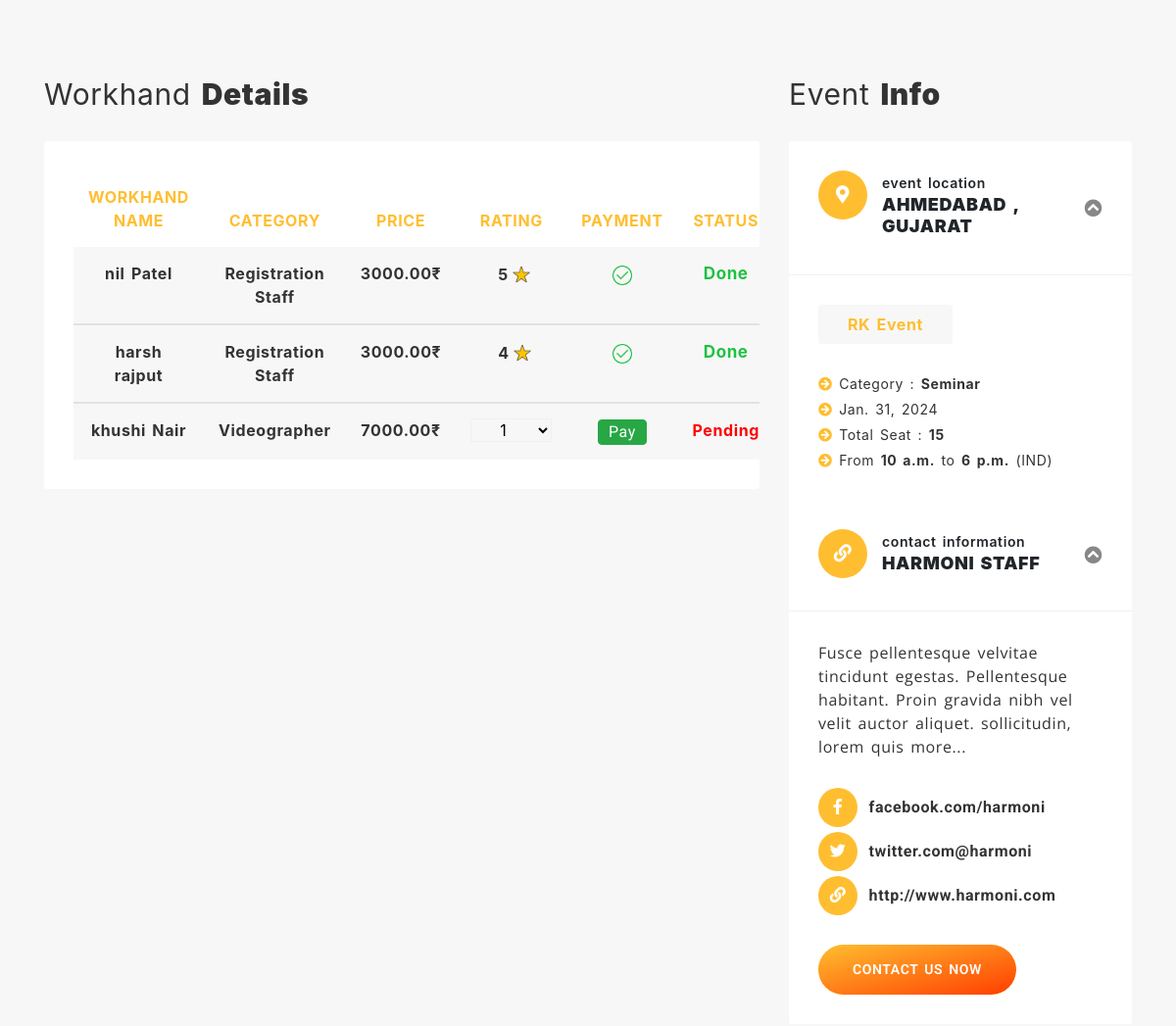
The page /payment/youth-forum-presents-leadership-and-team-building-seminar-f932 (signed in, middle part) on the database as committed earlier.
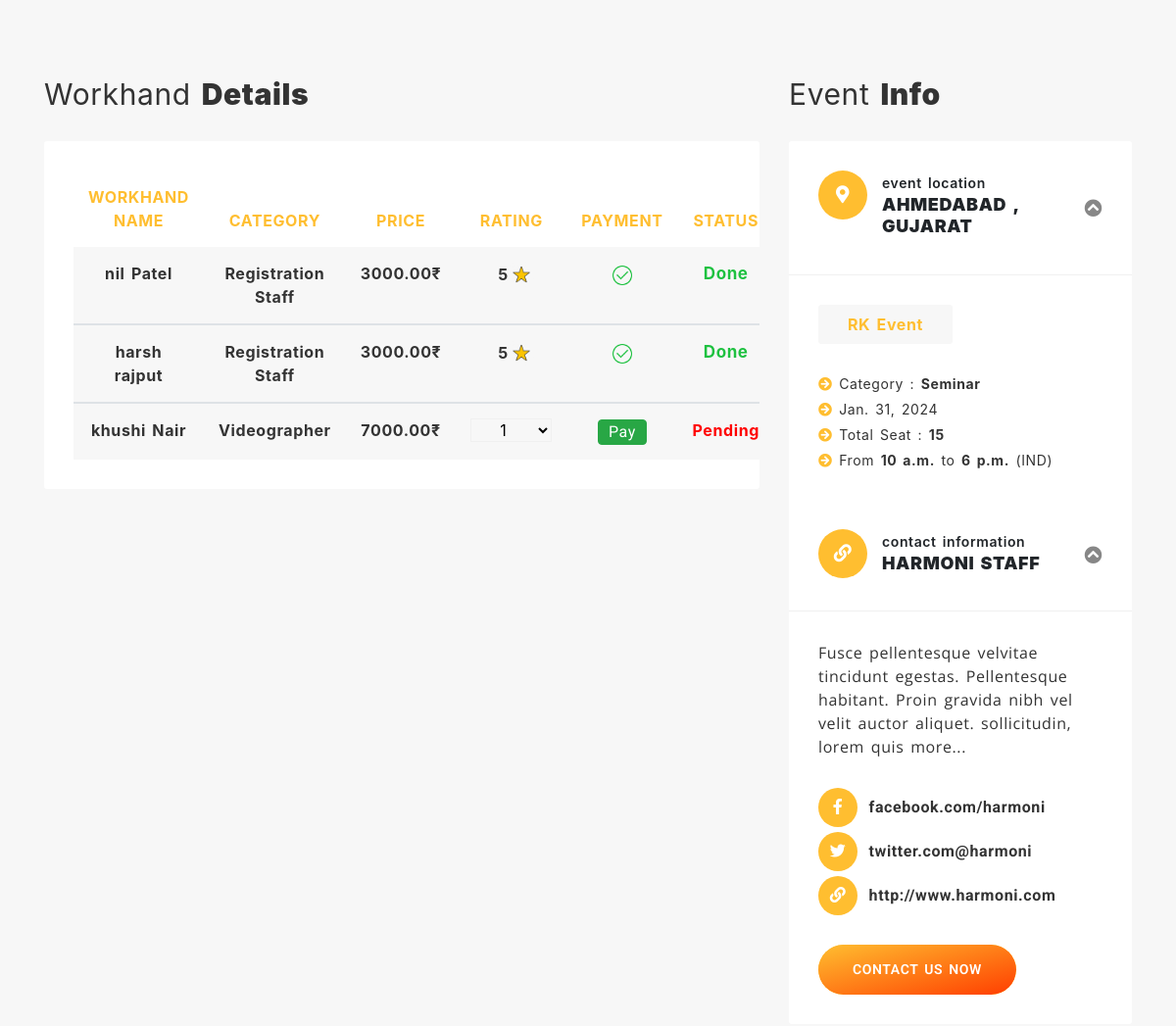
The same page on the database as committed later.
### event_data/models.py (models this page shows, shortened)
class Event_Registrations(models.Model):
    registration_date = models.DateField(default=datetime.now)
    event_workhand_id = models.ForeignKey('Event_workhand' , on_delete=models.CASCADE , default=None)
    workhand_id = models.ForeignKey('Workhand',on_delete=models.CASCADE)
    registration_status = models.BooleanField(default=False)
    event_id = models.ForeignKey('Event' , on_delete=models.CASCADE)
    company_id = models.ForeignKey('Company' , on_delete=models.CASCADE)
    rating = models.IntegerField(choices=RATING,default=0)
    payment_status = models.BooleanField(default=False)
    payment_date = models.DateField(default=datetime.now)

class Workhand(models.Model):
    first_name = models.CharField(max_length=255)
    last_name = models.CharField(max_length=255)
    email = models.EmailField()
    contact_number = models.CharField(max_length=12)
    street_address = models.CharField(max_length=200)
    city_id = models.ForeignKey('City', on_delete=models.CASCADE)
    state_id = models.ForeignKey('State' , on_delete=models.CASCADE)
    profilePic_path = models.ImageField(default = 'default.jpg' , upload_to = 'workhand_img/')
    Workhand_category_id = models.ForeignKey('Workhand_category' , on_delete=models.CASCADE)
    avg_rating = models.IntegerField(default=0, validators=[MaxValueValidator(5),MinValueValidator(1)])
    User_id = models.ForeignKey('auth.User',  on_delete=models.CASCADE)
    def __str__(self):
        return f"{self.first_name} {self.last_name}"

class Event_workhand(models.Model):
    Workhand_category_id = models.ForeignKey('Workhand_category' , on_delete=models.CASCADE)
    number_of_workhand = models.IntegerField(default=11)
    price = models.DecimalField(max_digits=10, decimal_places=2 , default = None)
    event_id = models.ForeignKey('Event' , on_delete=models.CASCADE)
    def __str__(self):
        return self.Workhand_category_id.workhand_category_name

class Workhand_category(models.Model):
    workhand_category_name = models.CharField(max_length=50)

class Event(models.Model):
    event_name = models.CharField(max_length=255)
    description = RichTextField(null=True)
    start_datetime = models.DateTimeField(default = datetime.now)
    end_datetime = models.DateTimeField(default=datetime.now)
    total_workhand = models.IntegerField(default=11)
    total_price = models.IntegerField(null=True)
    street_address = models.CharField(max_length=250)
    city_id = models.ForeignKey('City', on_delete=models.CASCADE)
    state_id = models.ForeignKey('State' , on_delete=models.CASCADE)
    event_category_id = models.ForeignKey('Event_category',on_delete=models.CASCADE,default=False)
    event_subcategory_id = models.ForeignKey('Event_subcategory',on_delete=models.CASCADE,null=True)
    company_id = models.ForeignKey('company',on_delete=models.CASCADE,default=False)
    slug = models.SlugField(unique = True , null=True , blank=True , max_length=100) #if any issue with slug try blank=true

class City(models.Model):
    city_name = models.CharField(max_length=255)
    state_id = models.ForeignKey('State' ,  on_delete=models.CASCADE)
    def __str__(self):
        return self.city_name

class State(models.Model):
    state_name = models.CharField(max_length=255)
    def __str__(self):
        return self.state_name

class Company(models.Model):
    name = models.CharField(max_length=255)
    email = models.EmailField()
    contact_number = models.CharField(max_length=12)
    street_address = models.CharField(max_length=200)
    city_id = models.ForeignKey('City', on_delete=models.CASCADE)
    state_id = models.ForeignKey('State' , on_delete=models.CASCADE)
    companyLogo_path = models.ImageField(default='default.jpg' , upload_to = 'company_img/')
    description = models.TextField(default=None)
    User_id = models.ForeignKey('auth.User', on_delete=models.CASCADE)
    def __str__(self):
        return self.name

class Event_subcategory(models.Model):
    Event_subcategory_name = models.CharField(max_length=100)
    Event_Category_id = models.ForeignKey('Event_Category' , on_delete=models.CASCADE)
    def __str__(self):
        return self.Event_subcategory_name

### company/views.py (the view)
# urls.py: path("payment/<slug>",views.payment , name="payment"),
@login_required(login_url="/accounts/login/")
@user_passes_test(lambda u: u.is_staff, login_url='/404-error/')
def payment(request,slug):
    event = Event.objects.get(slug=slug)
    Registered_workhand = Event_Registrations.objects.filter(event_id=event , registration_status=True)
    total_price = 0
    for i in Registered_workhand:
        total_price += i.event_workhand_id.price
    context = {
        'event' : event,
        'workhands' : Registered_workhand,
        'total_price' : total_price,
    }
    return render(request,'vendor/payment.html',context)

### templates/vendor/payment.html (shortened to what this page needs)
{% extends 'user/base.html' %}
{% load static %}
{% block content %}
		<section id="booking-section" class="booking-section bg-gray-light sec-ptb-100 clearfix">
			<div class="container">
				<div class="row">
					<div class="col-lg-8 col-md-12 col-sm-12">
						<div class="booking-content-wrapper">
							<div class="order-summary mb-50">
								<div class="section-title mb-30">
									<h2 class="big-title">Workhand <strong>Details</strong></h2>
								</div>
								<div class="order-summary-table table-responsive">
									{% if event.company_id.User_id == request.user %}
									<table class="table text-center">
										<thead>
											<tr>
												<th scope="col">Workhand Name</th>
												<th scope="col">Category</th>
												<th scope="col">Price</th>
												<th scope="col">rating</th>
												<th scope="col">Payment</th>
												<th scope="col">Status</th>
											</tr>
										</thead>
										<form id="razorpay-form" action="{% url 'payment' slug=event.slug %}" method="POST">
											{% for i in workhands %}
												<tbody>
														<tr class="bg-gray-light">
														<th scope="row">{{i.workhand_id}}</th>
														<td>{{i.event_workhand_id}}</td>
														<td>{{i.event_workhand_id.price}}₹</td>
														{% if  i.payment_status %}
															<td style="display: flex; align-items: center; margin-left: 28px;">
																{{ i.rating }}
																<img src="{% static 'assets/images/rating/rate.png' %}" alt="Rating Image" style="max-width: 26px; max-height: 28px;">
															</td>
														{% else %}
														<td>
															<select name="rate" id="rate" class="form-item" style="max-width:100%; background-color: #f7f7f7; border-color: #f0f0f0; padding: 0px 25px;">
																	<option value="1">1</option>
															</select>
														</td>
														{% endif %}
														{% if  i.payment_status %}
														<td><img src="{% static 'assets/images/success/payment_success.png' %}" alt="" style="max-width:25%;"></td>
														{% else %}
														<td><a id="rzp-button{{i.id}}" class="btn btn-success p-0" style="width:50px; height=40px; color:white;">Pay</a></td>
														{% endif %}
														{% if  i.payment_status %}
														<td style="color:#1EC140; font-size:17px;">Done</td>
														{% else %}
														<td style="color:Red">Pending</td>
														{% endif %}
														</tr>
													{% endfor %}
													</form>
										{% endif %}
									</table>
								</div>
							</div>
						<div>
							<div class="reg-info mb-10">
								<div class="row">
							</div>
								</div>
							</div>
						</div>
					</div>
					<div class="col-lg-4 col-md-12 col-sm-12">
						<div class="sidebar-section">
							<div class="section-title mb-30">
								<h2 class="big-title">event <strong>info</strong></h2>
							</div>
							<div class="location-wrapper bg-white">
								<div class="title-wrapper">
									<small class="up-arrow-icon">
										<i class="fas fa-chevron-circle-up"></i>
									</small>
									<span class="icon">
										<i class="fas fa-map-marker-alt"></i>
									</span>
									<div class="title-content">
										<small>event location</small>
										<h3>{{event.city_id}} , {{event.state_id}}</h3>
									</div>
								</div>
								<div class="location-info-list ul-li-block clearfix">
									<span class="area-name">{{event.company_id}}</span>
									<ul>
										<li><i class="fas fa-arrow-circle-right"></i> Category : <strong>{{event.event_subcategory_id}}</strong></li>
										<li><i class="fas fa-arrow-circle-right"></i> {{event.start_datetime | date}}</li>
										<li><i class="fas fa-arrow-circle-right"></i> Total Seat : <strong>{{event.total_workhand}}</strong></li>
										<li><i class="fas fa-arrow-circle-right"></i> From <strong>{{event.start_datetime | time}}</strong> to <strong>{{event.end_datetime | time}}</strong> (IND)</li>
									</ul>
								</div>
								<div class="title-wrapper">
									<small class="up-arrow-icon">
										<i class="fas fa-chevron-circle-up"></i>
									</small>
									<span class="icon">
										<i class="fas fa-link"></i>
									</span>
									<div class="title-content">
										<small>contact information</small>
										<h3>harmoni staff</h3>
									</div>
								</div>
								<div class="contact-links ul-li-block clearfix">
									<p class="black-color mb-30">
										Fusce pellentesque velvitae tincidunt egestas. Pellentesque habitant. Proin gravida nibh vel velit auctor aliquet. sollicitudin, lorem quis more...
									</p>
									<ul>
										<li>
											<a href="#!" target="_blank">
												<span class="icon">
													<i class="fab fa-facebook-f"></i>
												</span>
												facebook.com/harmoni
											</a>
										</li>
										<li>
											<a href="#!" target="_blank">
												<span class="icon">
													<i class="fab fa-twitter"></i>
												</span>
												twitter.com@harmoni
											</a>
										</li>
										<li>
											<a href="#!" target="_blank">
												<span class="icon">
													<i class="fas fa-link"></i>
												</span>
												http://www.harmoni.com
											</a>
										</li>
									</ul>
									<a href="{% url 'contact' %}" class="custom-btn">CONTACT US NOW</a>
								</div>
							</div>
						</div>
					</div>
				</div>
			</div>
		</section>
{% endblock content%}

### templates/user/base.html (shortened to what this page needs)
<!DOCTYPE html>
<html lang="en">
{% load static %}
<head>
		<link rel="stylesheet" type="text/css" href="{% static 'assets/css/bootstrap.min.css' %}">
		<link rel="stylesheet" type="text/css" href="{% static 'assets/css/fontawesome-all.css' %}">
		<link rel="stylesheet" type="text/css" href="{% static 'assets/css/flaticon.css' %}">
		<link rel="stylesheet" type="text/css" href="{% static 'assets/css/slick.css' %}">
		<link rel="stylesheet" type="text/css" href="{% static 'assets/css/slick-theme.css' %}">
		<link rel="stylesheet" type="text/css" href="{% static 'assets/css/animate.css' %}">
		<link rel="stylesheet" type="text/css" href="{% static 'assets/css/owl.carousel.min.css' %}">
		<link rel="stylesheet" type="text/css" href="{% static 'assets/css/owl.theme.default.min.css' %}">
		<link rel="stylesheet" type="text/css" href="{% static 'assets/css/magnific-popup.css' %}">
		<link rel="stylesheet" type="text/css" href="{% static 'assets/css/jquery.mCustomScrollbar.min.css' %}">
		<link rel="stylesheet" type="text/css" href="{% static 'assets/css/calendar.css' %}">
		<link rel="stylesheet" type="text/css" href="{% static 'assets/css/colors/style-switcher.css' %}">
		<link id="color_theme" rel="stylesheet" type="text/css" href="{% static 'assets/css/colors/default.css' %}">
		<link rel="stylesheet" type="text/css" href="{% static 'assets/css/style.css' %}">
		<link rel="stylesheet" type="text/css" href="{% static 'assets/css/colors/style-switcher.css' %}">
		<link rel="stylesheet" href="https://cdnjs.cloudflare.com/ajax/libs/font-awesome/5.15.3/css/all.min.css">
        <link rel="stylesheet" href="{% static 'https://cdn.jsdelivr.net/npm/bootstrap@4.0.0/dist/css/bootstrap.min.css' %}">
	</head>
	<body class="default-header-p">
        {% block content %}
        {% endblock content %}
	</body>
</html>

### static/assets/css/colors/default.css (style rules this page uses)
.custom-btn { background: #ffbe30!important; }
.custom-btn:before { background: linear-gradient(to bottom right, #ffbe30 , #ff3e00)!important; }
.custom-btn:after { background: linear-gradient(to bottom right, #ff3e00 , #ffbe30)!important; }
.section-title .line-style, .event-section .event-tab-menu .nav li a:before, .pagination ul .page-item.active .page-link:after, .slide-section .owl-theme .owl-dots .owl-dot:after, .homepage3 .event-expertise-section .link-btn a:hover, .sidebar-section .location-wrapper .title-wrapper .icon, .main-carousel2 .item .slider-content .details-btn:hover, .event-gallery-section .filters-button-group .button:after, .testimonial5-section .owl-theme .owl-dots .owl-dot:hover span, .sidebar-section .location-wrapper .contact-links ul li a .icon, .testimonial5-section .owl-theme .owl-dots .owl-dot.active span, .event-section .event-list-item .event-content .event-title:after, .event-section .event-grid-item .event-content .event-title:after, .event-details-section .event-details .event-info-list ul li .icon, .our-management-section .management-item .item-title .title-text:after, .default-header-section .header-bottom .menu-item-list > ul > li:before, .event-details-section .event-schedule .schedule-date-menu > li > .active, .event-section .tab-content .event-item .event-content .event-title:after, .event-section .tab-content .event-item2 .event-content .event-title:after, .event-section .event-list-item .event-content .event-info-list ul li .icon, .event-section .event-grid-item .event-content .event-post-meta ul li .icon, .sticky-header-section .header-bottom .user-search-btn-group ul li:hover > a, .event-details-section .event-schedule .tab-content .hotal-menu > li > .active, .upcomming-event-section3 .comming-event-item .event-content .details-btn:hover, .upcomming-event-section2 .comming-event-item .event-content .details-btn:hover, .sticky-header-section .header-bottom .user-search-btn-group ul li:hover > button, .default-header-section .header-bottom .user-search-btn-group ul li:hover > a, .default-header-section .header-bottom .user-search-btn-group ul li:hover > button, .scrolltop-fixed-header-section .header-bottom .user-search-btn-group ul li:hover > a, .scrolltop-fixed-header-section .header-bottom .user-search-btn-group ul li:hover > button, .event-section .tab-content .event-item2 .event-content .event-post-meta ul li .icon, .slide-section .main-carousel1 .item .slider-item-content .link-groups .start-btn:hover, .upcomming-event-section3 .comming-event-item .event-content .event-info-list ul li .icon, .upcomming-event-section2 .comming-event-item .event-content .event-info-list ul li .icon, .awesome-event-section .tab-content .featured-event .event-content .event-post-meta ul li .icon, .service-section .service-wrapper .service-item .service-content .service-type-list ul li .icon, .upcomming-event-section .upcomming-event-carousel .item .event-item .event-content .event-title:before, .award-section .awaed-item-area .awaed-wrapper .awaed-item .awaed-content .awaed-title .awaed-date:before, .event-details-section .event-schedule .tab-content .tab-content .tab-pane .hall-item .hall-content .event-info-list ul li .icon { background: #ffbe30!important; }

Rows that differ between the two databases and show on the page:
changed Event_Registrations "harsh rajput": rating "4" → "5"
